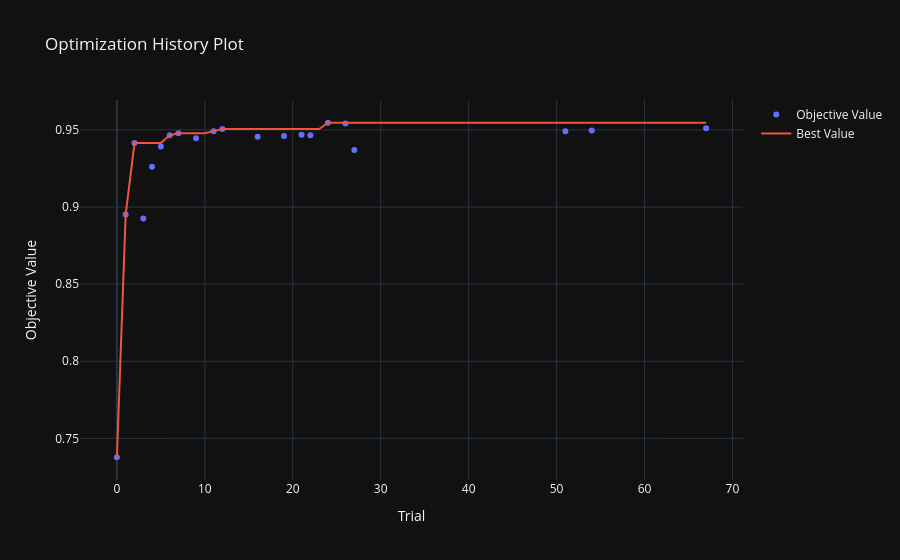
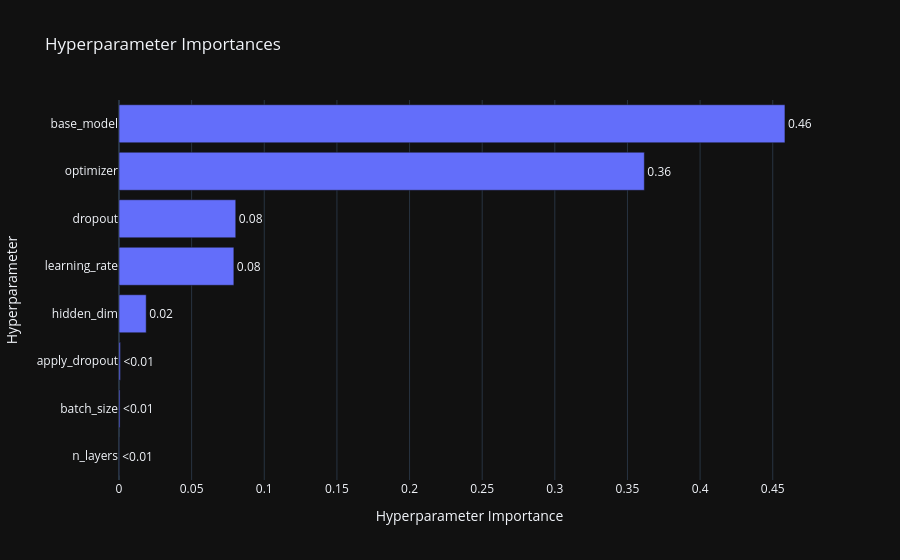

Notebook cell for these charts, in order:
### Code cell
# --- Cell: Inspect Database Content ---
import sqlite3
import optuna
import pandas as pd
import os
import matplotlib.pyplot as plt
import plotly


#---------Configuration---------------------
db_folder = "." # Upewnij się, że folder jest poprawny
#db_file = "Malaria_Stage2_Finetune.db" # Nazwa Twojej bazy
db_file = "Malaria_Stage1_Frozen.db"
db_path = os.path.join(db_folder, db_file)

# Optuna needs an absolute path for SQLite to avoid errors
storage_url = f"sqlite:///{os.path.abspath(db_path)}"

if not os.path.exists(db_path):
    print(f"❌ File {db_path} not exist. Check path.")
else:
    print(f"✅ Connected with database: {db_file}\n")

    # --- Part 1: List of available studies ---
    print("--- 1. List of studies in database ---")
    try:
        # Download summary of all studies in the .db file
        summaries = optuna.get_all_study_summaries(storage=storage_url)

        if not summaries:
            print("Database is empty (no experiments).")
        else:
            studies_df = []
            for s in summaries:
                studies_df.append({
                    "Name (ID)": s.study_name,
                    "Trials": s.n_trials,
                    "Start": s.datetime_start.strftime("%Y-%m-%d %H:%M"),
                    "Direction": str(s.direction)
                })

            display(pd.DataFrame(studies_df))

            # --- Part 2: Analiza konkretnego badania ---
            # Automatycznie wybieramy pierwsze badanie z listy (lub wpisz nazwę ręcznie)
            study_name = summaries[0].study_name
            # study_name = "Malaria_Stage2_Finetune" # <--- Odkomentuj i wpisz, jeśli chcesz konkretne

            print(f"\n--- 2. Szczegóły badania: '{study_name}' ---")

            # Ładujemy badanie
            study = optuna.load_study(study_name=study_name, storage=storage_url)

            # A. Najlepszy wynik
            try:
                print(f"Najlepszy wynik (Val Acc): {study.best_value:.4f}")
                print(" Najlepsze parametry:")
                for k, v in study.best_params.items():
                    print(f"     - {k}: {v}")
            except ValueError:
                print("   Brak zakończonych prób zakończonych sukcesem.")

            # B. Tabela wyników (Pandas)
            # To jest kluczowe! trials_dataframe() wyciąga wszystko do tabeli
            df = study.trials_dataframe()

            # Filtrujemy i czyścimy tabelę dla czytelności
            # Sortujemy od najlepszego wyniku (dla maximize)
            if 'value' in df.columns:
                df = df.sort_values(by='value', ascending=False)

            # Wyświetlamy tylko ciekawe kolumny (parametry i wyniki)
            # Kolumny zaczynające się od 'params_' to hiperparametry
            # Kolumny zaczynające się od 'user_attrs_' to Twoje dodatkowe metryki (train_acc itp.)
            cols_to_show = ['number', 'value', 'state'] + \
                           [c for c in df.columns if c.startswith('params_')] + \
                           [c for c in df.columns if c.startswith('user_attrs_')]

            print(f"\n--- 3. Tabela wyników (Top 10) ---")
            display(df[cols_to_show].head(10))

            # --- CZĘŚĆ 3: Szybkie Wykresy ---
            print("\n--- 4. Wizualizacja Historii ---")
            # Historia optymalizacji (czy wynik rósł w czasie?)
            try:
                fig1 = optuna.visualization.plot_optimization_history(study)
                fig1.show()

                # Ważność parametrów (co miało największy wpływ?)
                if len(study.trials) > 2:
                    fig2 = optuna.visualization.plot_param_importances(study)
                    fig2.show()
            except Exception as e:
                print(f"Nie można wygenerować wykresów (za mało danych lub brak plotly): {e}")

    except Exception as e:
        print(f"Wystąpił błąd podczas odczytu Optuny: {e}")

### Figure 1 — Plotly figure (JSON) as saved in the notebook; plotly's stock layout.template omitted (floating-point values rounded to 4 significant figures)
{"data": [{"mode": "markers", "name": "Objective Value", "x": [0, 1, 2, 3, 4, 5, 6, 7, 9, 11, 12, 16, 19, 21, 22, 24, 26, 27, 51, 54, 67], "y": [0.7377, 0.8952, 0.9415, 0.8925, 0.926, 0.9392, 0.9465, 0.9478, 0.9446, 0.9492, 0.9505, 0.9456, 0.946, 0.9469, 0.9465, 0.9546, 0.9542, 0.9369, 0.9492, 0.9496, 0.951], "type": "scatter"}, {"mode": "lines", "name": "Best Value", "x": [0, 1, 2, 3, 4, 5, 6, 7, 8, 9, 10, 11, 12, 13, 14, 15, 16, 17, 18, 19, 20, 21, 22, 23, 24, 25, 26, 27, 28, 29, 30, 31, 32, 33, 34, 35, 36, 37, 38, 39, 40, 41, 42, 43, 44, 45, 46, 47, 48, 49, 50, 51, 52, 53, 54, 55, 56, 57, 58, 59, 60, 61, 62, 63, 64, 65, 66, 67], "y": [0.7377, 0.8952, 0.9415, 0.9415, 0.9415, 0.9415, 0.9465, 0.9478, 0.9478, 0.9478, 0.9478, 0.9492, 0.9505, 0.9505, 0.9505, 0.9505, 0.9505, 0.9505, 0.9505, 0.9505, 0.9505, 0.9505, 0.9505, 0.9505, 0.9546, 0.9546, 0.9546, 0.9546, 0.9546, 0.9546, 0.9546, 0.9546, 0.9546, 0.9546, 0.9546, 0.9546, 0.9546, 0.9546, 0.9546, 0.9546, 0.9546, 0.9546, 0.9546, 0.9546, 0.9546, 0.9546, 0.9546, 0.9546, 0.9546, 0.9546, 0.9546, 0.9546, 0.9546, 0.9546, 0.9546, 0.9546, 0.9546, 0.9546, 0.9546, 0.9546, 0.9546, 0.9546, 0.9546, 0.9546, 0.9546, 0.9546, 0.9546, 0.9546], "type": "scatter"}, {"marker": {"color": "#cccccc"}, "mode": "markers", "name": "Infeasible Trial", "showlegend": false, "x": [], "y": [], "type": "scatter"}], "layout": {"title": {"text": "Optimization History Plot"}, "xaxis": {"title": {"text": "Trial"}}, "yaxis": {"title": {"text": "Objective Value"}}}}

### Figure 2 — Plotly figure (JSON) as saved in the notebook; plotly's stock layout.template omitted (floating-point values rounded to 4 significant figures)
{"data": [{"cliponaxis": false, "hovertemplate": ["n_layers (IntDistribution): 0.0001495320604716082<extra></extra>", "batch_size (CategoricalDistribution): 0.0007208696204001174<extra></extra>", "apply_dropout (CategoricalDistribution): 0.0009531654646917189<extra></extra>", "hidden_dim (CategoricalDistribution): 0.018721337339772284<extra></extra>", "learning_rate (FloatDistribution): 0.07906328171229486<extra></extra>", "dropout (CategoricalDistribution): 0.08036723738818911<extra></extra>", "optimizer (CategoricalDistribution): 0.36161740099859246<extra></extra>", "base_model (CategoricalDistribution): 0.458407175415588<extra></extra>"], "name": "Objective Value", "orientation": "h", "text": ["<0.01", "<0.01", "<0.01", "0.02", "0.08", "0.08", "0.36", "0.46"], "textposition": "outside", "x": [0.0001495, 0.0007209, 0.0009532, 0.01872, 0.07906, 0.08037, 0.3616, 0.4584], "y": ["n_layers", "batch_size", "apply_dropout", "hidden_dim", "learning_rate", "dropout", "optimizer", "base_model"], "type": "bar"}], "layout": {"title": {"text": "Hyperparameter Importances"}, "xaxis": {"title": {"text": "Hyperparameter Importance"}}, "yaxis": {"title": {"text": "Hyperparameter"}}}}
